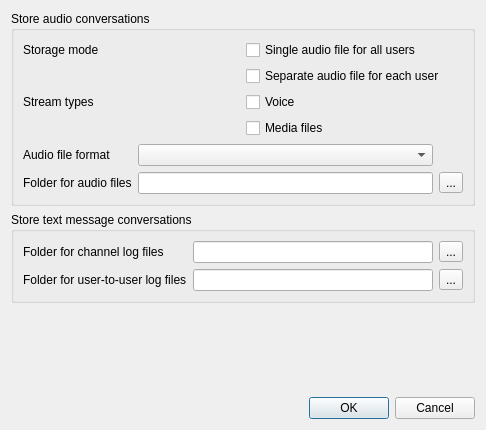
<?xml version="1.0" encoding="UTF-8"?>
<ui version="4.0">
 <class>MediaStorageDlg</class>
 <widget class="QDialog" name="MediaStorageDlg">
  <property name="geometry">
   <rect>
    <x>0</x>
    <y>0</y>
    <width>486</width>
    <height>430</height>
   </rect>
  </property>
  <property name="windowTitle">
   <string>Record Conversations to Disk</string>
  </property>
  <layout class="QVBoxLayout" name="verticalLayout_2">
   <item>
    <widget class="QGroupBox" name="groupBox">
     <property name="title">
      <string>Store audio conversations</string>
     </property>
     <layout class="QVBoxLayout" name="verticalLayout">
      <item>
       <layout class="QGridLayout" name="gridLayout">
        <item row="0" column="0">
         <widget class="QLabel" name="label_3">
          <property name="text">
           <string>Storage mode</string>
          </property>
          <property name="buddy">
           <cstring>singleCheckBox</cstring>
          </property>
         </widget>
        </item>
        <item row="0" column="1">
         <widget class="QCheckBox" name="singleCheckBox">
          <property name="text">
           <string>Single audio file for all users</string>
          </property>
         </widget>
        </item>
        <item row="1" column="1">
         <widget class="QCheckBox" name="multipleCheckBox">
          <property name="text">
           <string>Separate audio file for each user</string>
          </property>
         </widget>
        </item>
       </layout>
      </item>
      <item>
       <layout class="QGridLayout" name="gridLayout_4">
        <item row="0" column="0">
         <widget class="QLabel" name="label_6">
          <property name="text">
           <string>Stream types</string>
          </property>
          <property name="buddy">
           <cstring>voicestreamCheckBox</cstring>
          </property>
         </widget>
        </item>
        <item row="0" column="1">
         <widget class="QCheckBox" name="voicestreamCheckBox">
          <property name="text">
           <string>Voice</string>
          </property>
         </widget>
        </item>
        <item row="1" column="1">
         <widget class="QCheckBox" name="mediafileCheckBox">
          <property name="text">
           <string>Media files</string>
          </property>
         </widget>
        </item>
       </layout>
      </item>
      <item>
       <layout class="QGridLayout" name="gridLayout_2">
        <item row="0" column="0">
         <widget class="QLabel" name="label_2">
          <property name="text">
           <string>Audio file format</string>
          </property>
          <property name="buddy">
           <cstring>affComboBox</cstring>
          </property>
         </widget>
        </item>
        <item row="0" column="1">
         <widget class="QComboBox" name="affComboBox"/>
        </item>
        <item row="1" column="0">
         <widget class="QLabel" name="label">
          <property name="text">
           <string>Folder for audio files</string>
          </property>
          <property name="buddy">
           <cstring>audiopathEdit</cstring>
          </property>
         </widget>
        </item>
        <item row="1" column="1">
         <widget class="QLineEdit" name="audiopathEdit"/>
        </item>
        <item row="1" column="2">
         <widget class="QToolButton" name="audioToolButton">
          <property name="text">
           <string>...</string>
          </property>
         </widget>
        </item>
       </layout>
      </item>
     </layout>
    </widget>
   </item>
   <item>
    <widget class="QGroupBox" name="groupBox_2">
     <property name="title">
      <string>Store text message conversations</string>
     </property>
     <layout class="QGridLayout" name="gridLayout_3">
      <item row="0" column="0">
       <widget class="QLabel" name="label_4">
        <property name="text">
         <string>Folder for channel log files</string>
        </property>
        <property name="buddy">
         <cstring>chanlogEdit</cstring>
        </property>
       </widget>
      </item>
      <item row="0" column="1">
       <widget class="QLineEdit" name="chanlogEdit"/>
      </item>
      <item row="0" column="2">
       <widget class="QToolButton" name="chanlogToolButton">
        <property name="text">
         <string>...</string>
        </property>
       </widget>
      </item>
      <item row="1" column="0">
       <widget class="QLabel" name="label_5">
        <property name="text">
         <string>Folder for user-to-user log files</string>
        </property>
        <property name="buddy">
         <cstring>usertextEdit</cstring>
        </property>
       </widget>
      </item>
      <item row="1" column="1">
       <widget class="QLineEdit" name="usertextEdit"/>
      </item>
      <item row="1" column="2">
       <widget class="QToolButton" name="usertextToolButton">
        <property name="text">
         <string>...</string>
        </property>
       </widget>
      </item>
     </layout>
    </widget>
   </item>
   <item>
    <spacer name="verticalSpacer">
     <property name="orientation">
      <enum>Qt::Vertical</enum>
     </property>
     <property name="sizeHint" stdset="0">
      <size>
       <width>20</width>
       <height>40</height>
      </size>
     </property>
    </spacer>
   </item>
   <item>
    <widget class="QDialogButtonBox" name="buttonBox">
     <property name="orientation">
      <enum>Qt::Horizontal</enum>
     </property>
     <property name="standardButtons">
      <set>QDialogButtonBox::Cancel|QDialogButtonBox::Ok</set>
     </property>
    </widget>
   </item>
  </layout>
 </widget>
 <tabstops>
  <tabstop>singleCheckBox</tabstop>
  <tabstop>multipleCheckBox</tabstop>
  <tabstop>voicestreamCheckBox</tabstop>
  <tabstop>mediafileCheckBox</tabstop>
  <tabstop>affComboBox</tabstop>
  <tabstop>audiopathEdit</tabstop>
  <tabstop>audioToolButton</tabstop>
  <tabstop>chanlogEdit</tabstop>
  <tabstop>chanlogToolButton</tabstop>
  <tabstop>usertextEdit</tabstop>
  <tabstop>usertextToolButton</tabstop>
 </tabstops>
 <resources/>
 <connections>
  <connection>
   <sender>buttonBox</sender>
   <signal>accepted()</signal>
   <receiver>MediaStorageDlg</receiver>
   <slot>accept()</slot>
   <hints>
    <hint type="sourcelabel">
     <x>248</x>
     <y>254</y>
    </hint>
    <hint type="destinationlabel">
     <x>157</x>
     <y>274</y>
    </hint>
   </hints>
  </connection>
  <connection>
   <sender>buttonBox</sender>
   <signal>rejected()</signal>
   <receiver>MediaStorageDlg</receiver>
   <slot>reject()</slot>
   <hints>
    <hint type="sourcelabel">
     <x>316</x>
     <y>260</y>
    </hint>
    <hint type="destinationlabel">
     <x>286</x>
     <y>274</y>
    </hint>
   </hints>
  </connection>
 </connections>
</ui>
